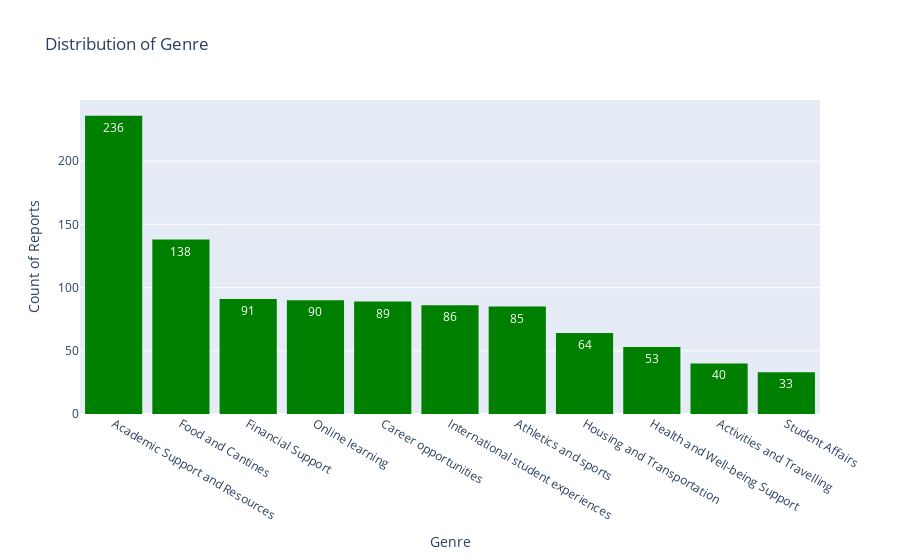

Notebook code for this chart:
### Markdown cell above
I use Plotly because it can help effectively communicate the data insights through interactive and visually appealing visualizations, enhancing the overall presentation and understanding of your project's results

### Code cell
# To create a histogram that shows the distribution of genres from the data.

# Count the frequency of each genre
genre_counts = df['Genre'].value_counts()

# Create a histogram using Plotly Express with the genres sorted in order
fig = px.histogram(df, x='Genre', title='Distribution of Genre',
                   category_orders={'Genre': genre_counts.index})

# Set the title for x and y axes
fig.update_xaxes(title_text='Genre')
fig.update_yaxes(title_text='Count of Reports')

# Calculate the total frequency and add text above each bar
total_freq = df['Genre'].count()
fig.update_traces(texttemplate='%{y}', textposition='inside')

# Change the color of the histogram bars to green
fig.update_traces(marker_color='green')

# Add space between the bars
fig.update_layout(bargap=0.15)

# Show plot
fig.show()

### Figure 1 — Plotly figure (JSON) as saved in the notebook; plotly's stock layout.template omitted (floating-point values rounded to 4 significant figures; data arrays with more than 128 entries replaced by an {"elided": "..."} marker saying what was removed)
{"data": [{"alignmentgroup": "True", "bingroup": "x", "hovertemplate": "Genre=%{x}<br>count=%{y}<extra></extra>", "legendgroup": "", "marker": {"color": "green", "pattern": {"shape": ""}}, "name": "", "offsetgroup": "", "orientation": "v", "showlegend": false, "textposition": "inside", "texttemplate": "%{y}", "type": "histogram", "x": {"elided": "1005 str values"}, "xaxis": "x", "yaxis": "y"}], "layout": {"bargap": 0.15, "barmode": "relative", "legend": {"tracegroupgap": 0}, "title": {"text": "Distribution of Genre"}, "xaxis": {"anchor": "y", "categoryarray": ["Academic Support and Resources", "Food and Cantines", "Financial Support", "Online learning", "Career opportunities", "International student experiences", "Athletics and sports", "Housing and Transportation", "Health and Well-being Support", "Activities and Travelling", "Student Affairs"], "categoryorder": "array", "domain": [0, 1], "title": {"text": "Genre"}}, "yaxis": {"anchor": "x", "domain": [0, 1], "title": {"text": "Count of Reports"}}}}
